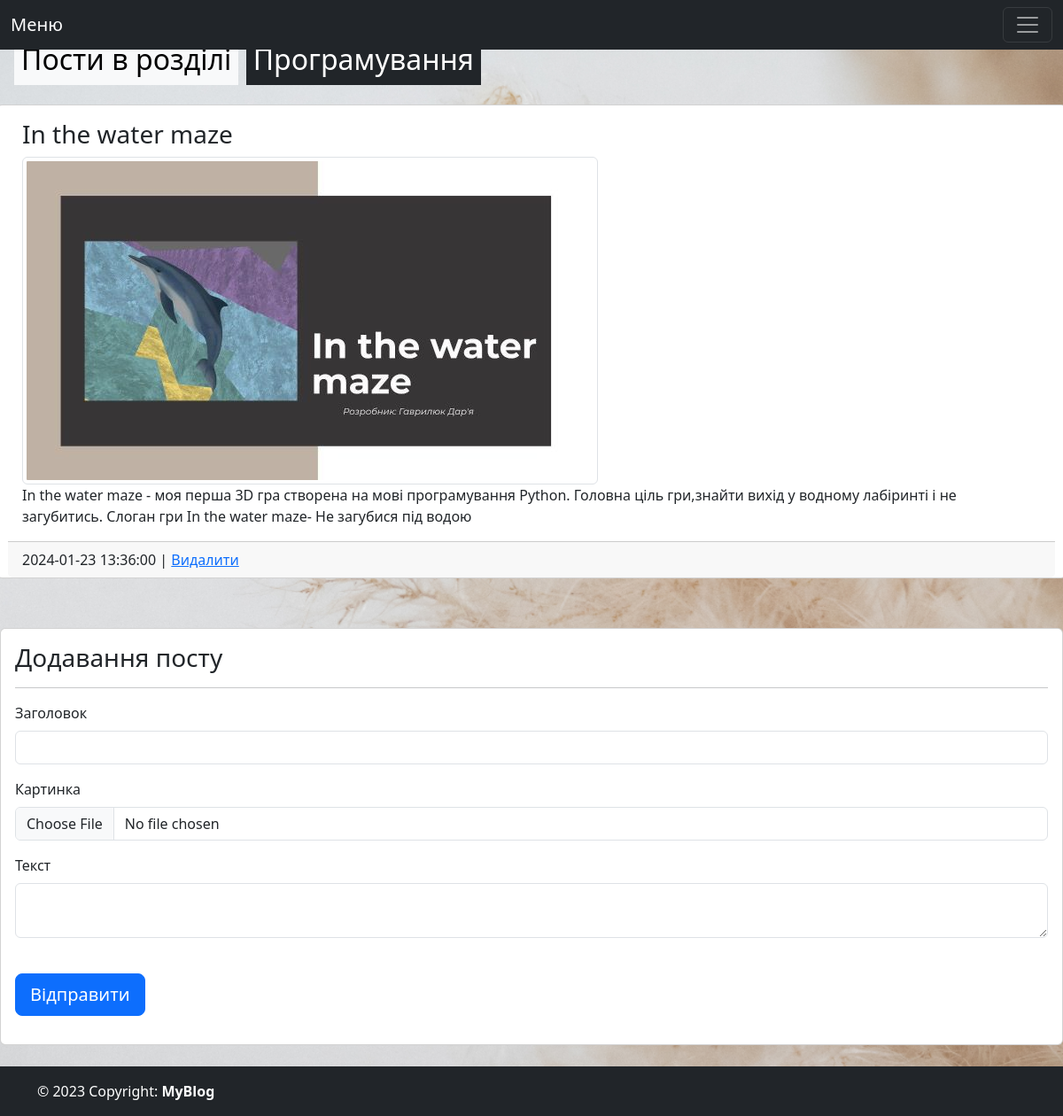
Screenshot of /post/category/programming with the database file from the repository.
### tables this page shows
CREATE TABLE "post" (
	"post_id"	INTEGER PRIMARY KEY AUTOINCREMENT,
	"category_id"	INTEGER NOT NULL,
	"text"	TEXT,
	"datetime"	TEXT NOT NULL DEFAULT CURRENT_TIMESTAMP,
	"title"	TEXT,
	"image"	TEXT,
	FOREIGN KEY("category_id") REFERENCES "category"("category_id") ON UPDATE CASCADE ON DELETE CASCADE
);

### main.py (the view, shortened to what this page needs)
@app.route('/post/category/<category_name>', methods=['POST', 'GET'])
def postCategory(category_name):
    category_id = getIdByCategory(category_name)
    errors = []
    posts = getPostsByCategory(category_name)
    return render_template('post_category.html', category_name=category_name, posts=posts, category_id=category_id, errors=errors)

### db_scripts.py (called while the page is built)
def open():
    global conn, cursor
    conn = sqlite3.connect(PATH + db_name)
    conn.row_factory = sqlite3.Row
    cursor = conn.cursor()

def close():
    cursor.close()
    conn.close()

def getPostsByCategory(category_name):
    open()
    cursor.execute('''SELECT * FROM post, category WHERE post.category_id=category.category_id and category_name=(?) ORDER BY post_id DESC''', [category_name])
    posts = cursor.fetchall()
    close()
    return posts

def getIdByCategory(category_id):
    open()
    cursor.execute('''SELECT category_id FROM category WHERE category_name=(?)''', [category_id])
    category_id = cursor.fetchone()['category_id']
    close()
    return category_id

### templates/post_category.html (shortened to what this page needs)
{% extends "index.html" %}
{% block body %}
    <h2 class="mt-5 mb-4 ms-3">
      {% if category_name == 'programming' %}
      <span class="text-bg-light p-2">Пости в розділі</span> <span class="text-bg-dark p-2">Програмування</span>
      {% elif category_name == 'art' %}
      <span class="text-bg-light p-2">Пости в розділі</span> <span class="text-bg-dark p-2">Творчість</span>
      {% elif category_name == 'games' %}
      <span class="text-bg-light p-2">Пости в розділі</span> <span class="text-bg-dark p-2">Англійська мова</span>
      {% endif %}
    </h2>
<section class="category_content">
    <div class="row mb-5">
    {%for post in posts%}
    <div class="col-md-12">
      <div class="row p-2">
        <div class="card">
          <div class="card-body">
              <h3 class="card-title">{{post['title']}}</h3>
              {% if post['image'] %}
              <img src="/static/uploads/{{post['image']}}" class="img-thumbnail" alt="..."><br>
              {% endif %}
              {{post['text']}}
          </div>
          <footer class="card-footer">
            {{post['datetime']}} | <a class="x-lg" href="/post/delete/{{post['post_id']}}/{{category_name}}" onclick="return confirm('Видалити пост?')">Видалити</a></footer>
        </div>
      </div>
    </div>
    {%endfor%}
    </div>
    <div class="card">
      <div class="card-body">
        <h3 class="card-title">Додавання посту</h3>
        <hr>
        <form method="POST" enctype="multipart/form-data">
          <div class="mb-3">
            <label for="title" class="form-label">Заголовок</label>
            <input type="text" name="title" id="title" class="form-control">
          </div>
          <div class="mb-3">
            <label for="image" class="form-label">Картинка</label>
            <input type="file" name="image" id="image" class="form-control">
          </div>
          <div class="mb-3">
            <label for="post" class="form-label">Текст</label>
            <textarea name="post" id="post" class="form-control"></textarea><br>
          </div>
          <div class="mb-3">
            <input type="submit" class="btn btn-primary btn-lg" value="Відправити">
          </div>
        </form>
      </div>
    </div>
</section>
{% endblock %}

### static/maain.css (style rules this page uses)
.category_content { min-height: 400px; }
body { background-image: url("bbegg.png"); background-repeat: no-repeat; background-size: cover; color: rgba(119, 60, 33, 0.826); }

### rows the page displays
post: title "In the water maze", image (picture), text "In the water maze - моя перша 3D гра створена на мові програмування Python. Головна ціль гри,знайти вихід у водному лабіринті і не загубитись. Cлоган гри In the water maze- Не загубися під водою", datetime "2024-01-23 13:36:00"
